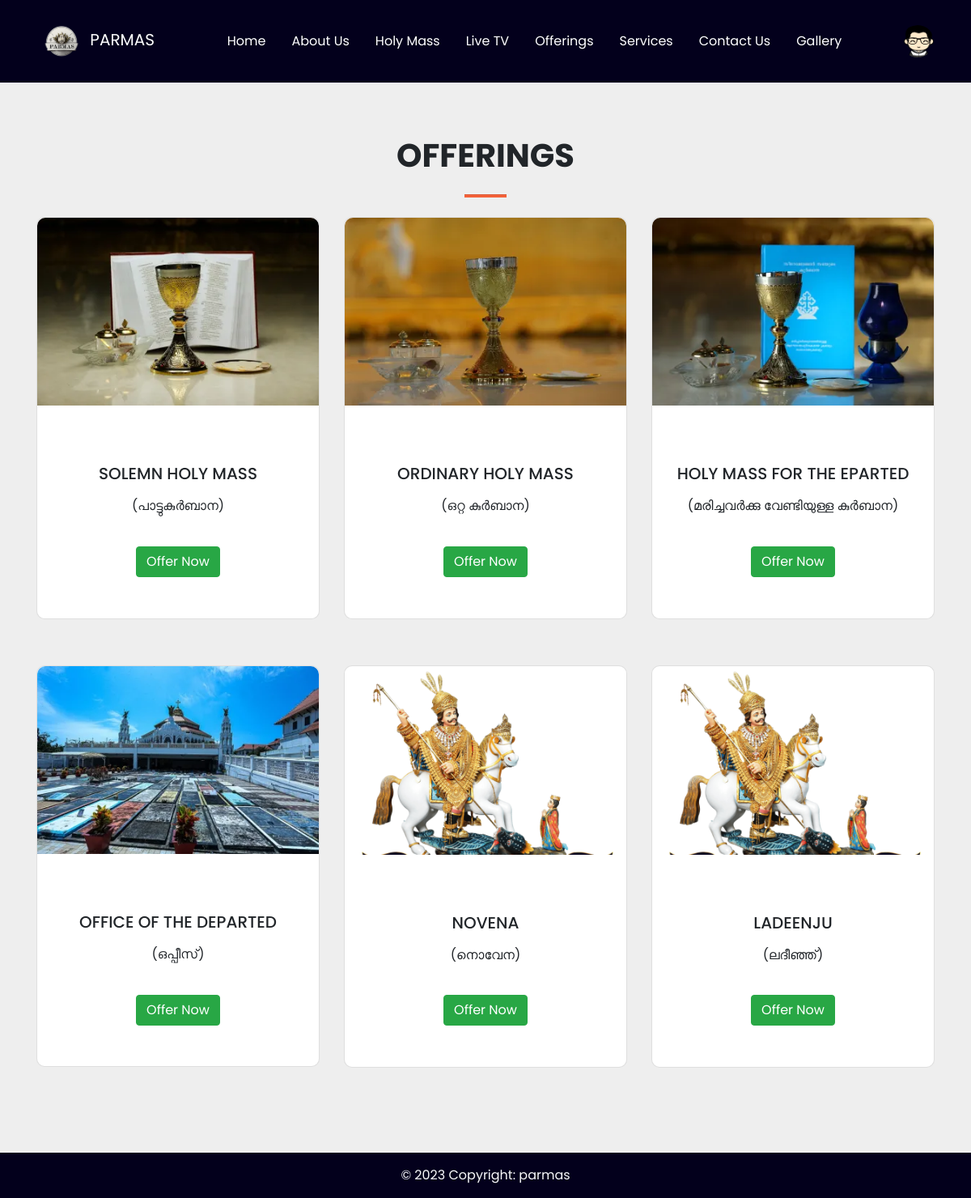
The app's page /pages/offerings.php with its own data.
### tables this page shows
CREATE TABLE `tbl_offering` (
  `offer_id` int(11) NOT NULL,
  `offer_name` varchar(100) NOT NULL,
  `offer_name_mala` varchar(100) NOT NULL,
  `offer_price` int(11) NOT NULL,
  `offer_image` varchar(100) NOT NULL
);

### pages/offerings.php (the view, shortened to what this page needs)
<?php require("../header.php");
require("../connection/db_connect.php");
$usr_id = $_SESSION['user']['usr_id']; ?>
<link rel="stylesheet" href="/parmas/assets/css/offerings.css">
<section style="background-color: #eee;">
  <div class="text-center container py-5">
    <h1 class="text-center fw-bolder">OFFERINGS</h1>
    <hr class="divider">
    <div class="row">
      <?php
      $sql="SELECT * FROM `tbl_offering`";
      $result=mysqli_query($con,$sql);
      while($row=mysqli_fetch_array($result)){
      ?>
      <div class="col-12 col-sm-6 col-md-6 col-lg-4">
        <div class="card">
          <div class="bg-image hover-zoom ripple ripple-surface ripple-surface-light" data-mdb-ripple-color="light">
            <img src="/parmas/assets/img/offerings/<?=$row['offer_image']?>" class="w-100" />
            <div class="">
              <div class="mask" style="background-color: rgba(251, 251, 251, 0.15);"></div>
            </div>
          </div>
          <div class="card-body">
            <h5 class="card-title mb-3"><?=$row['offer_name']?></h5>
            <p>(<?=$row['offer_name_mala']?>)</p>
            <a  href="/parmas/pages/payment.php?id=<?=$row['offer_id']?>"class="mb-3 btn btn-success" style="margin-top: 7%;">Offer Now</a>
          </div>
        </div>
      </div>
      <?php } ?>
    </div>
  </div>
</section>
<?php require("../footer.php") ?>

### header.php (shortened to what this page needs)
<!DOCTYPE html>
<html lang="en">
<?php
$user = $_SESSION['user'];
?>
<head>
    <link rel="stylesheet" href="/parmas/assets/css/cdn/bootstrap.min.css">
    <link rel="stylesheet" href="/parmas/assets/css/cdn/bootstrap-icons.css">
    <link rel="stylesheet" href="/parmas/assets/css/cdn/bootstrap4.min.css">
    <link rel="stylesheet" href="https://cdnjs.cloudflare.com/ajax/libs/animate.css/4.1.1/animate.min.css" />
    <link rel="stylesheet" href="/parmas/assets/css/cdn/baguetteBox.min.css">
    <link rel="stylesheet" href="/parmas/assets/css/style.css">
</head>
<body id="page-top">
    <nav class="navbar navbar-expand-lg navbar-light fixed-top py-3" id="mainNav">
        <div class="container px-4 px-lg-5">
            <a class="navbar-brand" href="#page-top"><img src="/parmas/assets/img/logo.png" alt=""> PARMAS</a>
            <div class="collapse navbar-collapse" id="navbarResponsive">
                <ul class="navbar-nav ms-auto my-2 my-lg-0">
                    <li class="nav-item"><a class="nav-link" href="/parmas/index.php">Home</a></li>
                    <li class="nav-item dropdown">
                        <a class="nav-link dropdown-toggle" href="#" role="button" data-bs-toggle="dropdown" aria-expanded="false">About Us</a>
                    </li>
                    <li class="nav-item"><a class="nav-link" href="/parmas/pages/holy_mass.php">Holy Mass</a></li>
                    <li class="nav-item"><a class="nav-link" href="/parmas/pages/liveTV.php">Live TV</a></li>
                    <li class="nav-item"><a class="nav-link" href="/parmas/pages/offerings.php">Offerings</a></li>
                    <li class="nav-item dropdown">
                        <a class="nav-link dropdown-toggle" href="#" role="button" data-bs-toggle="dropdown" aria-expanded="false">Services</a>
                    </li>
                    <li class="nav-item"><a class="nav-link" href="/parmas/pages/contact.php">Contact Us</a></li>
                    <li class="nav-item"><a class="nav-link" href="/parmas/pages/gallery.php">Gallery</a></li>
                </ul>
                <ul class="navbar-nav ms-auto">
                    <li class="nav-item dropdown">
                        <?php if ($user['usr_profile'] == null) { ?>
                            <a class="nav-link dropdown-toggle" href="#" id="navbarDropdownMenuLink" role="button" data-toggle="dropdown" aria-haspopup="true" aria-expanded="false">
                                <img src="/parmas/assets/img/user.png" width="40" height="40" class="rounded-circle">
                            </a>
                        <?php } else { ?>
                            <a class="nav-link dropdown-toggle" href="#" id="navbarDropdownMenuLink" role="button" data-toggle="dropdown" aria-haspopup="true" aria-expanded="false">
                                <img src="/parmas/assets/img/profile/<?= $user['usr_profile'] ?>" width="40" height="40" class="rounded-circle">
                            </a>
                        <?php } ?>
                    </li>
                </ul>
            </div>
        </div>
    </nav>

### footer.php (shortened to what this page needs)
<footer class="text-center">
        <div class="text-center p-3 text-light">
            © 2023 Copyright:
            <a class="text-light" href="#">parmas</a>
        </div>
    </footer>
</body>
</html>

### assets/css/style.css (style rules this page uses)
hr.divider { height: 0.2rem; max-width: 3.25rem; margin: 1.5rem auto; background-color: #f4623a; opacity: 1; }
#mainNav { box-shadow: 0 0.5rem 1rem rgba(0, 0, 0, 0.15); background-color: #fff; transition: background-color 0.2s ease; }
@media (min-width: 992px) { #mainNav { box-shadow: none; background-color: transparent; } }
@media (min-width: 992px) { #mainNav .navbar-brand { color: rgba(255, 255, 255, 0.7); } }
@media (min-width: 992px) { #mainNav .navbar-nav .nav-item .nav-link { color: rgba(255, 255, 255, 0.7); padding: 0 1rem; } }
@media (min-width: 992px) { #mainNav .navbar-nav .nav-item:last-child .nav-link { padding-right: 0; } }
.navbar-brand img { width: 60px; }
@media (min-width: 992px) { .pr-lg-5, .px-lg-5 { padding-right: 1rem !important; padding-left: 1rem !important; } }
.dropdown-toggle::after { display: none !important; }
footer { background-color: #03001C; }

### assets/css/offerings.css (style rules this page uses)
* { margin: 0; padding: 0; box-sizing: border-box; font-family: 'Poppins', sans-serif; }
.navbar { background-color: #03001C !important; }
.navbar-light .navbar-brand { color: white !important; }
.navbar-light .navbar-nav .nav-link { color: white !important; }
section { padding-top: 10%; }
.card { border-radius: 10px; }
.card-body a { text-decoration: none !important; color: rgb(255, 255, 255) !important; }
.card div img { border-top-left-radius: 10px; border-top-right-radius: 10px; }
.row div { padding-bottom: 5%; }

### records on screen
tbl_offering: offer_image (picture), offer_name "SOLEMN HOLY MASS", offer_name_mala "പാട്ടുകുർബാന"
tbl_offering: offer_image (picture), offer_name "ORDINARY HOLY MASS", offer_name_mala "ഒറ്റ കുർബാന"
tbl_offering: offer_image (picture), offer_name "HOLY MASS FOR THE EPARTED", offer_name_mala "മരിച്ചവർക്കു വേണ്ടിയുള്ള കുർബാന"
tbl_offering: offer_image (picture), offer_name "OFFICE OF THE DEPARTED", offer_name_mala "ഒപ്പീസ്"
tbl_offering: offer_image (picture), offer_name "NOVENA", offer_name_mala "നൊവേന"
tbl_offering: offer_image (picture), offer_name "LADEENJU", offer_name_mala "ലദീഞ്ഞ്"
